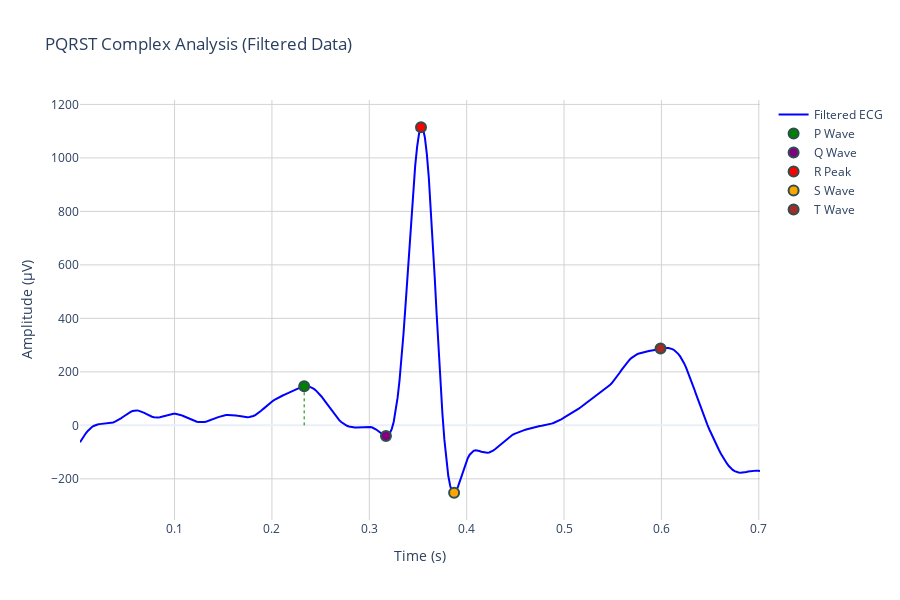

The cell this chart's notebook holds for it:
### Markdown cell above
### Understanding Heart Waves- The PQRST Complex
Each heartbeat has 5 distinct waves:
- P Wave - Atria contracting (green)
- QRS Complex - Ventricles contracting (red)
- T Wave - Heart relaxing (brown)

### Code cell
# PQRST Complex Analysis- This section analyzes the complete cardiac waveform components (P, QRS, T waves)
if len(r_peak_indices) > 0:
    try:
        # Step 1: ECG Delineation - Identify all waveform components using Discrete Wavelet Transform
        _, delineate = nk.ecg_delineate(ecg_signal, r_peak_indices, sampling_rate=sampling_rate,method="dwt")
        
        # Safe peak extraction with validation
        def get_valid_peaks(peaks):
            if peaks is None:
                return []
            valid_peaks = [int(p) for p in peaks if p is not None and not np.isnan(p)]
            return [p for p in valid_peaks if 0 <= p < len(ecg_signal)]
        
        p_peaks = get_valid_peaks(delineate.get('ECG_P_Peaks', []))
        q_peaks = get_valid_peaks(delineate.get('ECG_Q_Peaks', []))
        s_peaks = get_valid_peaks(delineate.get('ECG_S_Peaks', []))
        t_peaks = get_valid_peaks(delineate.get('ECG_T_Peaks', []))
        
        # Step 2: Select representative complex for visualization
        best_r_idx = r_peak_indices[np.argmax(ecg_signal[r_peak_indices])]
        window_size = int(0.35 * sampling_rate)
        start_idx = max(0, best_r_idx - window_size)
        end_idx = min(len(ecg_signal), best_r_idx + window_size)
        
        # Step 3: Create interactive visualization
        fig_pqrst = go.Figure()
        fig_pqrst.add_trace(go.Scatter(x=time_axis[start_idx:end_idx], y=ecg_signal[start_idx:end_idx], mode='lines', name='Filtered ECG', line=dict(color='blue', width=2)))
        
        def plot_valid_peaks(peaks, name, color): # Enhanced peak plotting with validation
            valid_peaks = [p for p in peaks if start_idx <= p < end_idx]
            if valid_peaks:
                fig_pqrst.add_trace(go.Scatter(x=time_axis[valid_peaks], y=ecg_signal[valid_peaks], mode='markers', name=name, marker=dict(color=color, size=10, line=dict(width=2, color='DarkSlateGrey'))))
        
        plot_valid_peaks(p_peaks, 'P Wave', 'green')
        plot_valid_peaks(q_peaks, 'Q Wave', 'purple')
        plot_valid_peaks([best_r_idx], 'R Peak', 'red')
        plot_valid_peaks(s_peaks, 'S Wave', 'orange')
        plot_valid_peaks(t_peaks, 'T Wave', 'brown')
        
        shapes = []
        for p in p_peaks:
            if start_idx <= p < end_idx:
                shapes.append(dict(type='line', x0=time_axis[p], y0=0, x1=time_axis[p], y1=ecg_signal[p], line=dict(color='green', width=1, dash='dot')))
        
        fig_pqrst.update_layout(title=f'PQRST Complex Analysis (Filtered Data)', xaxis_title='Time (s)', yaxis_title='Amplitude (μV)', hovermode='x unified', showlegend=True, shapes=shapes, height=600, template='plotly_white')
        fig_pqrst.update_xaxes(showgrid=True, gridwidth=1, gridcolor='LightGray')
        fig_pqrst.update_yaxes(showgrid=True, gridwidth=1, gridcolor='LightGray')
        
        fig_pqrst.show()
        
    except Exception as e:
        print(f"PQRST delineation failed: {str(e)}")
else:
    print("No R-peaks detected - cannot perform PQRST analysis")

### Figure 1 — Plotly figure (JSON) as saved in the notebook; plotly's stock layout.template omitted (floating-point values rounded to 4 significant figures; data arrays with more than 128 entries replaced by an {"elided": "..."} marker saying what was removed)
{"data": [{"line": {"color": "blue", "width": 2}, "mode": "lines", "name": "Filtered ECG", "type": "scatter", "x": {"elided": "350 float values"}, "y": {"elided": "350 float values"}}, {"marker": {"color": "green", "line": {"color": "DarkSlateGrey", "width": 2}, "size": 10}, "mode": "markers", "name": "P Wave", "type": "scatter", "x": [0.2331], "y": [145.9]}, {"marker": {"color": "purple", "line": {"color": "DarkSlateGrey", "width": 2}, "size": 10}, "mode": "markers", "name": "Q Wave", "type": "scatter", "x": [0.3171], "y": [-40.02]}, {"marker": {"color": "red", "line": {"color": "DarkSlateGrey", "width": 2}, "size": 10}, "mode": "markers", "name": "R Peak", "type": "scatter", "x": [0.3531], "y": [1115.0]}, {"marker": {"color": "orange", "line": {"color": "DarkSlateGrey", "width": 2}, "size": 10}, "mode": "markers", "name": "S Wave", "type": "scatter", "x": [0.3871], "y": [-252.0]}, {"marker": {"color": "brown", "line": {"color": "DarkSlateGrey", "width": 2}, "size": 10}, "mode": "markers", "name": "T Wave", "type": "scatter", "x": [0.5991], "y": [287.1]}], "layout": {"height": 600, "hovermode": "x unified", "shapes": [{"line": {"color": "green", "dash": "dot", "width": 1}, "type": "line", "x0": 0.2331, "x1": 0.2331, "y0": 0, "y1": 145.9}], "showlegend": true, "title": {"text": "PQRST Complex Analysis (Filtered Data)"}, "xaxis": {"gridcolor": "LightGray", "gridwidth": 1, "showgrid": true, "title": {"text": "Time (s)"}}, "yaxis": {"gridcolor": "LightGray", "gridwidth": 1, "showgrid": true, "title": {"text": "Amplitude (μV)"}}}}
